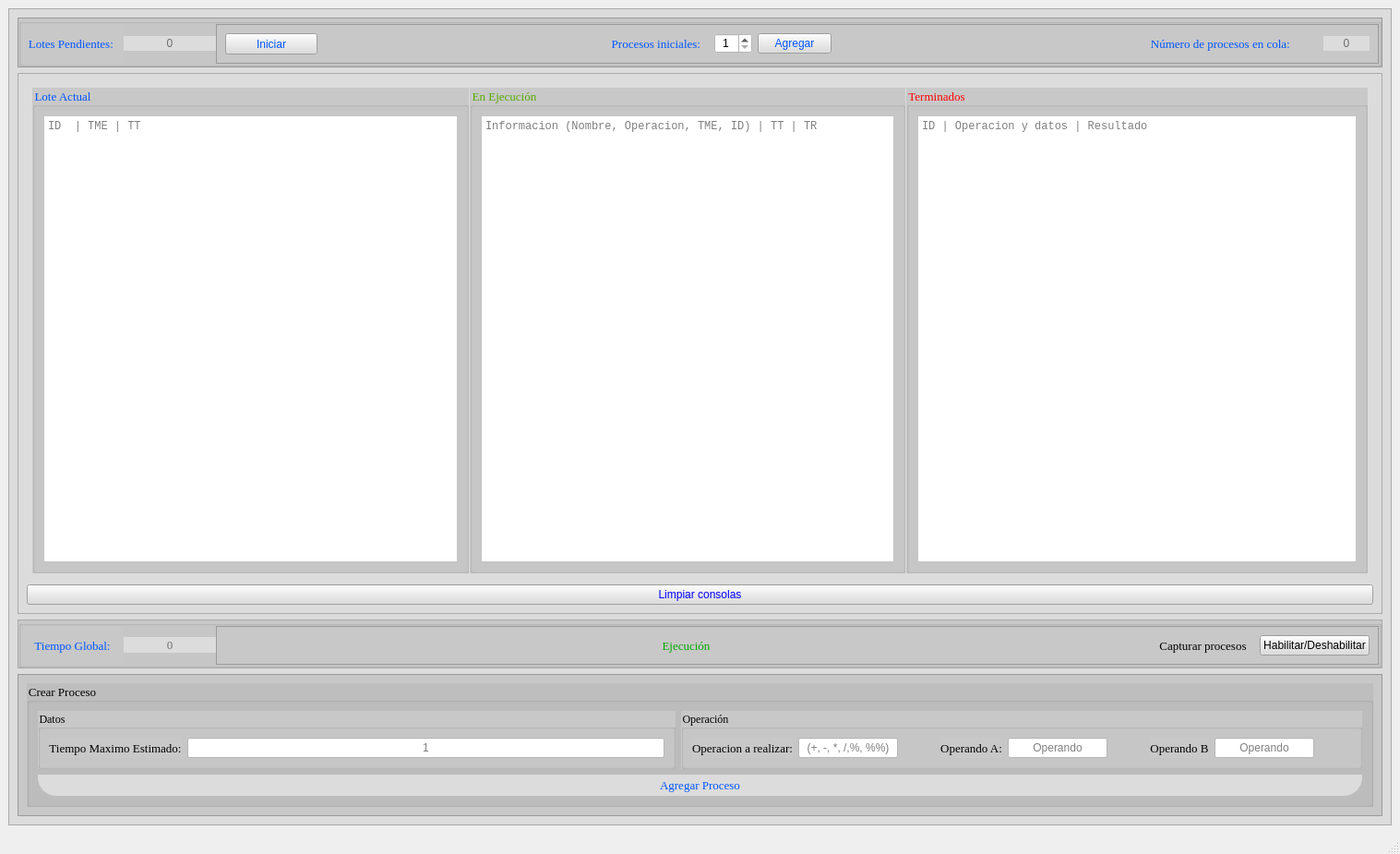
<?xml version="1.0" encoding="UTF-8"?>
<ui version="4.0">
 <class>MainWindow</class>
 <widget class="QMainWindow" name="MainWindow">
  <property name="geometry">
   <rect>
    <x>0</x>
    <y>0</y>
    <width>1517</width>
    <height>925</height>
   </rect>
  </property>
  <property name="windowTitle">
   <string>Simulador de procesos</string>
  </property>
  <widget class="QWidget" name="centralwidget">
   <layout class="QGridLayout" name="gridLayout">
    <item row="0" column="0">
     <widget class="QFrame" name="frame">
      <property name="styleSheet">
       <string notr="true">background-color: rgb(220, 220, 220);</string>
      </property>
      <property name="frameShape">
       <enum>QFrame::StyledPanel</enum>
      </property>
      <property name="frameShadow">
       <enum>QFrame::Raised</enum>
      </property>
      <layout class="QGridLayout" name="gridLayout_3">
       <item row="0" column="0">
        <layout class="QVBoxLayout" name="verticalLayout">
         <item>
          <widget class="QFrame" name="frame_2">
           <property name="styleSheet">
            <string notr="true">background-color: rgb(200, 200, 200);</string>
           </property>
           <property name="frameShape">
            <enum>QFrame::StyledPanel</enum>
           </property>
           <property name="frameShadow">
            <enum>QFrame::Raised</enum>
           </property>
           <layout class="QGridLayout" name="gridLayout_4">
            <property name="leftMargin">
             <number>0</number>
            </property>
            <property name="topMargin">
             <number>0</number>
            </property>
            <property name="rightMargin">
             <number>0</number>
            </property>
            <property name="bottomMargin">
             <number>0</number>
            </property>
            <property name="spacing">
             <number>0</number>
            </property>
            <item row="0" column="0">
             <widget class="QGroupBox" name="groupBox_4">
              <property name="minimumSize">
               <size>
                <width>0</width>
                <height>50</height>
               </size>
              </property>
              <property name="title">
               <string/>
              </property>
              <layout class="QHBoxLayout" name="horizontalLayout_4">
               <property name="spacing">
                <number>0</number>
               </property>
               <property name="leftMargin">
                <number>0</number>
               </property>
               <property name="topMargin">
                <number>0</number>
               </property>
               <property name="rightMargin">
                <number>0</number>
               </property>
               <property name="bottomMargin">
                <number>0</number>
               </property>
               <item>
                <layout class="QHBoxLayout" name="horizontalLayout_3">
                 <property name="spacing">
                  <number>0</number>
                 </property>
                 <item>
                  <widget class="QLabel" name="label">
                   <property name="minimumSize">
                    <size>
                     <width>111</width>
                     <height>0</height>
                    </size>
                   </property>
                   <property name="maximumSize">
                    <size>
                     <width>111</width>
                     <height>16777215</height>
                    </size>
                   </property>
                   <property name="font">
                    <font>
                     <family>Times New Roman</family>
                     <pointsize>10</pointsize>
                    </font>
                   </property>
                   <property name="styleSheet">
                    <string notr="true">color: rgb(0, 85, 255);</string>
                   </property>
                   <property name="text">
                    <string>Lotes Pendientes: </string>
                   </property>
                   <property name="alignment">
                    <set>Qt::AlignCenter</set>
                   </property>
                  </widget>
                 </item>
                 <item>
                  <widget class="QLineEdit" name="le_lotes">
                   <property name="minimumSize">
                    <size>
                     <width>100</width>
                     <height>0</height>
                    </size>
                   </property>
                   <property name="maximumSize">
                    <size>
                     <width>100</width>
                     <height>16777215</height>
                    </size>
                   </property>
                   <property name="styleSheet">
                    <string notr="true">background-color: rgb(220, 220, 220);</string>
                   </property>
                   <property name="frame">
                    <bool>false</bool>
                   </property>
                   <property name="alignment">
                    <set>Qt::AlignCenter</set>
                   </property>
                   <property name="readOnly">
                    <bool>true</bool>
                   </property>
                   <property name="placeholderText">
                    <string>0</string>
                   </property>
                  </widget>
                 </item>
                </layout>
               </item>
               <item>
                <widget class="QFrame" name="frame_5">
                 <property name="minimumSize">
                  <size>
                   <width>900</width>
                   <height>0</height>
                  </size>
                 </property>
                 <property name="frameShape">
                  <enum>QFrame::StyledPanel</enum>
                 </property>
                 <property name="frameShadow">
                  <enum>QFrame::Raised</enum>
                 </property>
                 <layout class="QHBoxLayout" name="horizontalLayout_13">
                  <item>
                   <widget class="QPushButton" name="pb_iniciar">
                    <property name="minimumSize">
                     <size>
                      <width>100</width>
                      <height>23</height>
                     </size>
                    </property>
                    <property name="styleSheet">
                     <string notr="true">
QPushButton {
   
	background-color: rgb(220, 220, 220);
	
	color: rgb(0, 85, 255);

}

QPushButton:hover {
    
	background-color: rgb(255, 255, 255);
}


QPushButton:pressed {
   
	background-color: rgb(190, 190, 190);
	
	color: rgb(0, 170, 0);
}</string>
                    </property>
                    <property name="text">
                     <string>Iniciar</string>
                    </property>
                    <property name="checkable">
                     <bool>false</bool>
                    </property>
                   </widget>
                  </item>
                  <item>
                   <spacer name="horizontalSpacer">
                    <property name="orientation">
                     <enum>Qt::Horizontal</enum>
                    </property>
                    <property name="sizeHint" stdset="0">
                     <size>
                      <width>200</width>
                      <height>20</height>
                     </size>
                    </property>
                   </spacer>
                  </item>
                  <item>
                   <widget class="QLabel" name="label_10">
                    <property name="minimumSize">
                     <size>
                      <width>111</width>
                      <height>0</height>
                     </size>
                    </property>
                    <property name="font">
                     <font>
                      <family>Times New Roman</family>
                      <pointsize>10</pointsize>
                     </font>
                    </property>
                    <property name="styleSheet">
                     <string notr="true">color: rgb(0, 85, 255);</string>
                    </property>
                    <property name="text">
                     <string>Procesos iniciales: </string>
                    </property>
                    <property name="alignment">
                     <set>Qt::AlignCenter</set>
                    </property>
                   </widget>
                  </item>
                  <item>
                   <widget class="QSpinBox" name="sb_num_procesos">
                    <property name="styleSheet">
                     <string notr="true">background-color: rgb(255, 255, 255);</string>
                    </property>
                    <property name="wrapping">
                     <bool>false</bool>
                    </property>
                    <property name="frame">
                     <bool>true</bool>
                    </property>
                    <property name="alignment">
                     <set>Qt::AlignCenter</set>
                    </property>
                    <property name="readOnly">
                     <bool>false</bool>
                    </property>
                    <property name="buttonSymbols">
                     <enum>QAbstractSpinBox::UpDownArrows</enum>
                    </property>
                    <property name="minimum">
                     <number>1</number>
                    </property>
                   </widget>
                  </item>
                  <item>
                   <widget class="QPushButton" name="pb_agregar_procesos">
                    <property name="styleSheet">
                     <string notr="true">
QPushButton {
   
	background-color: rgb(220, 220, 220);
	
	color: rgb(0, 85, 255);

}

QPushButton:hover {
    
	background-color: rgb(255, 255, 255);
}


QPushButton:pressed {
   
	background-color: rgb(190, 190, 190);
	
	color: rgb(0, 170, 0);
}</string>
                    </property>
                    <property name="text">
                     <string>Agregar</string>
                    </property>
                   </widget>
                  </item>
                  <item>
                   <spacer name="horizontalSpacer_6">
                    <property name="orientation">
                     <enum>Qt::Horizontal</enum>
                    </property>
                    <property name="sizeHint" stdset="0">
                     <size>
                      <width>40</width>
                      <height>20</height>
                     </size>
                    </property>
                   </spacer>
                  </item>
                  <item>
                   <layout class="QHBoxLayout" name="horizontalLayout_5">
                    <property name="spacing">
                     <number>0</number>
                    </property>
                    <item>
                     <widget class="QLabel" name="label_9">
                      <property name="minimumSize">
                       <size>
                        <width>111</width>
                        <height>0</height>
                       </size>
                      </property>
                      <property name="maximumSize">
                       <size>
                        <width>220</width>
                        <height>16777215</height>
                       </size>
                      </property>
                      <property name="font">
                       <font>
                        <family>Times New Roman</family>
                        <pointsize>10</pointsize>
                       </font>
                      </property>
                      <property name="styleSheet">
                       <string notr="true">color: rgb(0, 85, 255);</string>
                      </property>
                      <property name="text">
                       <string>Número de procesos en cola: </string>
                      </property>
                      <property name="alignment">
                       <set>Qt::AlignCenter</set>
                      </property>
                     </widget>
                    </item>
                    <item>
                     <widget class="QLineEdit" name="le_numero_procesos">
                      <property name="minimumSize">
                       <size>
                        <width>50</width>
                        <height>0</height>
                       </size>
                      </property>
                      <property name="maximumSize">
                       <size>
                        <width>50</width>
                        <height>16777215</height>
                       </size>
                      </property>
                      <property name="styleSheet">
                       <string notr="true">background-color: rgb(220, 220, 220);</string>
                      </property>
                      <property name="frame">
                       <bool>false</bool>
                      </property>
                      <property name="alignment">
                       <set>Qt::AlignCenter</set>
                      </property>
                      <property name="readOnly">
                       <bool>true</bool>
                      </property>
                      <property name="placeholderText">
                       <string>0</string>
                      </property>
                     </widget>
                    </item>
                   </layout>
                  </item>
                 </layout>
                </widget>
               </item>
              </layout>
             </widget>
            </item>
           </layout>
          </widget>
         </item>
         <item>
          <widget class="QFrame" name="frame_4">
           <property name="frameShape">
            <enum>QFrame::StyledPanel</enum>
           </property>
           <property name="frameShadow">
            <enum>QFrame::Raised</enum>
           </property>
           <layout class="QGridLayout" name="gridLayout_2">
            <item row="0" column="0">
             <layout class="QHBoxLayout" name="horizontalLayout">
              <property name="spacing">
               <number>1</number>
              </property>
              <property name="leftMargin">
               <number>6</number>
              </property>
              <property name="topMargin">
               <number>6</number>
              </property>
              <property name="rightMargin">
               <number>6</number>
              </property>
              <property name="bottomMargin">
               <number>6</number>
              </property>
              <item>
               <widget class="QGroupBox" name="groupBox">
                <property name="minimumSize">
                 <size>
                  <width>0</width>
                  <height>400</height>
                 </size>
                </property>
                <property name="maximumSize">
                 <size>
                  <width>495</width>
                  <height>800</height>
                 </size>
                </property>
                <property name="font">
                 <font>
                  <family>Times New Roman</family>
                  <pointsize>10</pointsize>
                 </font>
                </property>
                <property name="styleSheet">
                 <string notr="true">background-color: rgb(200, 200, 200);
color: rgb(0, 85, 255);</string>
                </property>
                <property name="title">
                 <string>Lote Actual</string>
                </property>
                <layout class="QGridLayout" name="gridLayout_6">
                 <item row="0" column="0">
                  <widget class="QPlainTextEdit" name="pte_lote_actual">
                   <property name="minimumSize">
                    <size>
                     <width>378</width>
                     <height>0</height>
                    </size>
                   </property>
                   <property name="maximumSize">
                    <size>
                     <width>1677777</width>
                     <height>16777215</height>
                    </size>
                   </property>
                   <property name="font">
                    <font>
                     <family>Courier New</family>
                     <pointsize>9</pointsize>
                    </font>
                   </property>
                   <property name="styleSheet">
                    <string notr="true">background-color: rgb(255, 255, 255);
color: rgb(0, 0, 0);</string>
                   </property>
                   <property name="placeholderText">
                    <string>ID  | TME | TT</string>
                   </property>
                  </widget>
                 </item>
                </layout>
               </widget>
              </item>
              <item>
               <widget class="QGroupBox" name="groupBox_2">
                <property name="minimumSize">
                 <size>
                  <width>400</width>
                  <height>400</height>
                 </size>
                </property>
                <property name="maximumSize">
                 <size>
                  <width>16777215</width>
                  <height>800</height>
                 </size>
                </property>
                <property name="font">
                 <font>
                  <family>Times New Roman</family>
                  <pointsize>10</pointsize>
                 </font>
                </property>
                <property name="styleSheet">
                 <string notr="true">background-color: rgb(200, 200, 200);
color: rgb(85, 170, 0);</string>
                </property>
                <property name="title">
                 <string>En Ejecución</string>
                </property>
                <layout class="QGridLayout" name="gridLayout_7">
                 <item row="0" column="0">
                  <widget class="QPlainTextEdit" name="pte_ejecucion">
                   <property name="font">
                    <font>
                     <family>Courier New</family>
                     <pointsize>9</pointsize>
                    </font>
                   </property>
                   <property name="styleSheet">
                    <string notr="true">background-color: rgb(255, 255, 255);
color: rgb(0, 0, 0);</string>
                   </property>
                   <property name="placeholderText">
                    <string>Informacion (Nombre, Operacion, TME, ID) | TT | TR</string>
                   </property>
                  </widget>
                 </item>
                </layout>
               </widget>
              </item>
              <item>
               <widget class="QGroupBox" name="groupBox_3">
                <property name="minimumSize">
                 <size>
                  <width>500</width>
                  <height>400</height>
                 </size>
                </property>
                <property name="maximumSize">
                 <size>
                  <width>16777215</width>
                  <height>800</height>
                 </size>
                </property>
                <property name="font">
                 <font>
                  <family>Times New Roman</family>
                  <pointsize>10</pointsize>
                 </font>
                </property>
                <property name="styleSheet">
                 <string notr="true">background-color: rgb(200, 200, 200);
color: rgb(255, 0, 0);</string>
                </property>
                <property name="title">
                 <string>Terminados</string>
                </property>
                <layout class="QGridLayout" name="gridLayout_8">
                 <item row="0" column="0">
                  <widget class="QPlainTextEdit" name="pte_terminados">
                   <property name="font">
                    <font>
                     <family>Courier New</family>
                     <pointsize>9</pointsize>
                    </font>
                   </property>
                   <property name="styleSheet">
                    <string notr="true">background-color: rgb(255, 255, 255);
color: rgb(0, 0, 0);</string>
                   </property>
                   <property name="placeholderText">
                    <string>ID | Operacion y datos | Resultado</string>
                   </property>
                  </widget>
                 </item>
                </layout>
               </widget>
              </item>
             </layout>
            </item>
            <item row="1" column="0">
             <widget class="QPushButton" name="btn_limpiar">
              <property name="styleSheet">
               <string notr="true">color: rgb(0, 0, 255);</string>
              </property>
              <property name="text">
               <string>Limpiar consolas</string>
              </property>
             </widget>
            </item>
           </layout>
          </widget>
         </item>
         <item>
          <widget class="QFrame" name="frame_3">
           <property name="frameShape">
            <enum>QFrame::StyledPanel</enum>
           </property>
           <property name="frameShadow">
            <enum>QFrame::Raised</enum>
           </property>
           <layout class="QGridLayout" name="gridLayout_5">
            <property name="leftMargin">
             <number>0</number>
            </property>
            <property name="topMargin">
             <number>0</number>
            </property>
            <property name="rightMargin">
             <number>0</number>
            </property>
            <property name="bottomMargin">
             <number>0</number>
            </property>
            <property name="spacing">
             <number>0</number>
            </property>
            <item row="0" column="0">
             <widget class="QGroupBox" name="groupBox_5">
              <property name="minimumSize">
               <size>
                <width>0</width>
                <height>50</height>
               </size>
              </property>
              <property name="styleSheet">
               <string notr="true">background-color: rgb(200, 200, 200);</string>
              </property>
              <property name="title">
               <string/>
              </property>
              <layout class="QHBoxLayout" name="horizontalLayout_7">
               <property name="spacing">
                <number>0</number>
               </property>
               <property name="leftMargin">
                <number>0</number>
               </property>
               <property name="topMargin">
                <number>0</number>
               </property>
               <property name="rightMargin">
                <number>0</number>
               </property>
               <property name="bottomMargin">
                <number>0</number>
               </property>
               <item>
                <layout class="QHBoxLayout" name="horizontalLayout_2">
                 <item>
                  <widget class="QLabel" name="label_2">
                   <property name="minimumSize">
                    <size>
                     <width>111</width>
                     <height>0</height>
                    </size>
                   </property>
                   <property name="maximumSize">
                    <size>
                     <width>111</width>
                     <height>16777215</height>
                    </size>
                   </property>
                   <property name="font">
                    <font>
                     <family>Times New Roman</family>
                     <pointsize>10</pointsize>
                    </font>
                   </property>
                   <property name="styleSheet">
                    <string notr="true">color: rgb(0, 85, 255);</string>
                   </property>
                   <property name="text">
                    <string>Tiempo Global:</string>
                   </property>
                   <property name="alignment">
                    <set>Qt::AlignCenter</set>
                   </property>
                  </widget>
                 </item>
                 <item>
                  <widget class="QLineEdit" name="le_tiempo_global">
                   <property name="minimumSize">
                    <size>
                     <width>100</width>
                     <height>0</height>
                    </size>
                   </property>
                   <property name="maximumSize">
                    <size>
                     <width>100</width>
                     <height>16777215</height>
                    </size>
                   </property>
                   <property name="font">
                    <font>
                     <family>Times New Roman</family>
                     <pointsize>10</pointsize>
                    </font>
                   </property>
                   <property name="styleSheet">
                    <string notr="true">background-color: rgb(220, 220, 220);</string>
                   </property>
                   <property name="frame">
                    <bool>false</bool>
                   </property>
                   <property name="alignment">
                    <set>Qt::AlignCenter</set>
                   </property>
                   <property name="readOnly">
                    <bool>true</bool>
                   </property>
                   <property name="placeholderText">
                    <string>0</string>
                   </property>
                  </widget>
                 </item>
                </layout>
               </item>
               <item>
                <widget class="QFrame" name="frame_6">
                 <property name="minimumSize">
                  <size>
                   <width>900</width>
                   <height>0</height>
                  </size>
                 </property>
                 <property name="frameShape">
                  <enum>QFrame::StyledPanel</enum>
                 </property>
                 <property name="frameShadow">
                  <enum>QFrame::Raised</enum>
                 </property>
                 <layout class="QHBoxLayout" name="horizontalLayout_6">
                  <item>
                   <spacer name="horizontalSpacer_2">
                    <property name="orientation">
                     <enum>Qt::Horizontal</enum>
                    </property>
                    <property name="sizeHint" stdset="0">
                     <size>
                      <width>200</width>
                      <height>20</height>
                     </size>
                    </property>
                   </spacer>
                  </item>
                  <item>
                   <widget class="QLabel" name="lb_pausa">
                    <property name="minimumSize">
                     <size>
                      <width>111</width>
                      <height>0</height>
                     </size>
                    </property>
                    <property name="font">
                     <font>
                      <family>Times New Roman</family>
                      <pointsize>10</pointsize>
                     </font>
                    </property>
                    <property name="styleSheet">
                     <string notr="true">color: rgb(0, 170, 0);</string>
                    </property>
                    <property name="text">
                     <string>Ejecución</string>
                    </property>
                    <property name="alignment">
                     <set>Qt::AlignCenter</set>
                    </property>
                   </widget>
                  </item>
                  <item>
                   <spacer name="horizontalSpacer_7">
                    <property name="orientation">
                     <enum>Qt::Horizontal</enum>
                    </property>
                    <property name="sizeHint" stdset="0">
                     <size>
                      <width>260</width>
                      <height>20</height>
                     </size>
                    </property>
                   </spacer>
                  </item>
                  <item>
                   <widget class="QLabel" name="label_11">
                    <property name="minimumSize">
                     <size>
                      <width>111</width>
                      <height>0</height>
                     </size>
                    </property>
                    <property name="font">
                     <font>
                      <family>Times New Roman</family>
                      <pointsize>10</pointsize>
                     </font>
                    </property>
                    <property name="styleSheet">
                     <string notr="true">color: rgb(0, 0, 0);</string>
                    </property>
                    <property name="text">
                     <string>Capturar procesos</string>
                    </property>
                    <property name="alignment">
                     <set>Qt::AlignCenter</set>
                    </property>
                   </widget>
                  </item>
                  <item>
                   <widget class="QPushButton" name="pb_capturar_procesos">
                    <property name="styleSheet">
                     <string notr="true">
QPushButton {
   
	background-color: rgb(220, 220, 220);
	
	
	color: rgb(0, 0, 0);

}

QPushButton:hover {
    
	background-color: rgb(255, 255, 255);
}


QPushButton:pressed {
   
	background-color: rgb(190, 190, 190);
	
	
	color: rgb(0, 0, 255);
}</string>
                    </property>
                    <property name="text">
                     <string>Habilitar/Deshabilitar</string>
                    </property>
                   </widget>
                  </item>
                 </layout>
                </widget>
               </item>
              </layout>
             </widget>
            </item>
           </layout>
          </widget>
         </item>
        </layout>
       </item>
       <item row="1" column="0">
        <widget class="QFrame" name="frame_7">
         <property name="minimumSize">
          <size>
           <width>0</width>
           <height>0</height>
          </size>
         </property>
         <property name="maximumSize">
          <size>
           <width>16777215</width>
           <height>180</height>
          </size>
         </property>
         <property name="styleSheet">
          <string notr="true">background-color: rgb(200, 200, 200);</string>
         </property>
         <property name="frameShape">
          <enum>QFrame::StyledPanel</enum>
         </property>
         <property name="frameShadow">
          <enum>QFrame::Raised</enum>
         </property>
         <layout class="QGridLayout" name="gridLayout_9">
          <item row="0" column="0">
           <widget class="QGroupBox" name="groupBox_6">
            <property name="minimumSize">
             <size>
              <width>100</width>
              <height>0</height>
             </size>
            </property>
            <property name="maximumSize">
             <size>
              <width>16777215</width>
              <height>170</height>
             </size>
            </property>
            <property name="font">
             <font>
              <family>Times New Roman</family>
              <pointsize>10</pointsize>
             </font>
            </property>
            <property name="styleSheet">
             <string notr="true">background-color: rgb(190, 190, 190);</string>
            </property>
            <property name="title">
             <string>Crear Proceso</string>
            </property>
            <layout class="QGridLayout" name="gridLayout_10">
             <item row="1" column="0">
              <widget class="QGroupBox" name="groupBox_8">
               <property name="font">
                <font>
                 <family>Times New Roman</family>
                </font>
               </property>
               <property name="styleSheet">
                <string notr="true">background-color: rgb(200, 200, 200);</string>
               </property>
               <property name="title">
                <string>Datos</string>
               </property>
               <layout class="QGridLayout" name="gridLayout_11">
                <item row="0" column="0">
                 <layout class="QHBoxLayout" name="horizontalLayout_8">
                  <item>
                   <layout class="QVBoxLayout" name="verticalLayout_2">
                    <item>
                     <widget class="QLabel" name="label_5">
                      <property name="maximumSize">
                       <size>
                        <width>16777215</width>
                        <height>50</height>
                       </size>
                      </property>
                      <property name="font">
                       <font>
                        <family>Times New Roman</family>
                        <pointsize>10</pointsize>
                       </font>
                      </property>
                      <property name="text">
                       <string>Tiempo Maximo Estimado:</string>
                      </property>
                      <property name="alignment">
                       <set>Qt::AlignCenter</set>
                      </property>
                     </widget>
                    </item>
                   </layout>
                  </item>
                  <item>
                   <layout class="QVBoxLayout" name="verticalLayout_3">
                    <item>
                     <widget class="QLineEdit" name="le_tiempo_max">
                      <property name="enabled">
                       <bool>true</bool>
                      </property>
                      <property name="styleSheet">
                       <string notr="true">background-color: rgb(255, 255, 255);</string>
                      </property>
                      <property name="text">
                       <string notr="true"/>
                      </property>
                      <property name="maxLength">
                       <number>10</number>
                      </property>
                      <property name="frame">
                       <bool>true</bool>
                      </property>
                      <property name="alignment">
                       <set>Qt::AlignCenter</set>
                      </property>
                      <property name="placeholderText">
                       <string>1</string>
                      </property>
                      <property name="clearButtonEnabled">
                       <bool>true</bool>
                      </property>
                     </widget>
                    </item>
                   </layout>
                  </item>
                 </layout>
                </item>
               </layout>
              </widget>
             </item>
             <item row="1" column="1">
              <widget class="QGroupBox" name="groupBox_7">
               <property name="font">
                <font>
                 <family>Times New Roman</family>
                </font>
               </property>
               <property name="styleSheet">
                <string notr="true">background-color: rgb(200, 200, 200);</string>
               </property>
               <property name="title">
                <string>Operación</string>
               </property>
               <layout class="QHBoxLayout" name="horizontalLayout_12">
                <item>
                 <layout class="QHBoxLayout" name="horizontalLayout_11">
                  <item>
                   <widget class="QLabel" name="label_4">
                    <property name="maximumSize">
                     <size>
                      <width>16777215</width>
                      <height>50</height>
                     </size>
                    </property>
                    <property name="font">
                     <font>
                      <family>Times New Roman</family>
                      <pointsize>10</pointsize>
                     </font>
                    </property>
                    <property name="text">
                     <string>Operacion a realizar:</string>
                    </property>
                    <property name="alignment">
                     <set>Qt::AlignCenter</set>
                    </property>
                   </widget>
                  </item>
                  <item>
                   <widget class="QLineEdit" name="le_operador">
                    <property name="styleSheet">
                     <string notr="true">background-color: rgb(255, 255, 255);</string>
                    </property>
                    <property name="frame">
                     <bool>true</bool>
                    </property>
                    <property name="alignment">
                     <set>Qt::AlignCenter</set>
                    </property>
                    <property name="placeholderText">
                     <string>(+, -, *, /,%, %%)</string>
                    </property>
                    <property name="clearButtonEnabled">
                     <bool>true</bool>
                    </property>
                   </widget>
                  </item>
                 </layout>
                </item>
                <item>
                 <spacer name="horizontalSpacer_3">
                  <property name="orientation">
                   <enum>Qt::Horizontal</enum>
                  </property>
                  <property name="sizeHint" stdset="0">
                   <size>
                    <width>40</width>
                    <height>20</height>
                   </size>
                  </property>
                 </spacer>
                </item>
                <item>
                 <layout class="QHBoxLayout" name="horizontalLayout_9">
                  <item>
                   <widget class="QLabel" name="label_7">
                    <property name="font">
                     <font>
                      <family>Times New Roman</family>
                      <pointsize>10</pointsize>
                     </font>
                    </property>
                    <property name="text">
                     <string>Operando A:</string>
                    </property>
                    <property name="alignment">
                     <set>Qt::AlignCenter</set>
                    </property>
                   </widget>
                  </item>
                  <item>
                   <widget class="QLineEdit" name="le_operando_a">
                    <property name="styleSheet">
                     <string notr="true">background-color: rgb(255, 255, 255);</string>
                    </property>
                    <property name="frame">
                     <bool>true</bool>
                    </property>
                    <property name="alignment">
                     <set>Qt::AlignCenter</set>
                    </property>
                    <property name="placeholderText">
                     <string>Operando</string>
                    </property>
                   </widget>
                  </item>
                 </layout>
                </item>
                <item>
                 <spacer name="horizontalSpacer_4">
                  <property name="orientation">
                   <enum>Qt::Horizontal</enum>
                  </property>
                  <property name="sizeHint" stdset="0">
                   <size>
                    <width>40</width>
                    <height>20</height>
                   </size>
                  </property>
                 </spacer>
                </item>
                <item>
                 <layout class="QHBoxLayout" name="horizontalLayout_10">
                  <item>
                   <widget class="QLabel" name="label_8">
                    <property name="font">
                     <font>
                      <family>Times New Roman</family>
                      <pointsize>10</pointsize>
                     </font>
                    </property>
                    <property name="text">
                     <string>Operando B</string>
                    </property>
                    <property name="alignment">
                     <set>Qt::AlignCenter</set>
                    </property>
                   </widget>
                  </item>
                  <item>
                   <widget class="QLineEdit" name="le_operando_b">
                    <property name="styleSheet">
                     <string notr="true">background-color: rgb(255, 255, 255);</string>
                    </property>
                    <property name="frame">
                     <bool>true</bool>
                    </property>
                    <property name="alignment">
                     <set>Qt::AlignCenter</set>
                    </property>
                    <property name="placeholderText">
                     <string>Operando</string>
                    </property>
                   </widget>
                  </item>
                 </layout>
                </item>
                <item>
                 <spacer name="horizontalSpacer_5">
                  <property name="orientation">
                   <enum>Qt::Horizontal</enum>
                  </property>
                  <property name="sizeHint" stdset="0">
                   <size>
                    <width>40</width>
                    <height>20</height>
                   </size>
                  </property>
                 </spacer>
                </item>
               </layout>
              </widget>
             </item>
             <item row="2" column="0" colspan="2">
              <widget class="QPushButton" name="pb_agregar">
               <property name="minimumSize">
                <size>
                 <width>1204</width>
                 <height>23</height>
                </size>
               </property>
               <property name="font">
                <font>
                 <family>Times New Roman</family>
                 <pointsize>10</pointsize>
                </font>
               </property>
               <property name="styleSheet">
                <string notr="true">
QPushButton {
   
	background-color: rgb(220, 220, 220);
	border-bottom-left-radius: 20px;
    border-bottom-right-radius: 20px;
	
	color: rgb(0, 85, 255);
}

QPushButton:hover {
    
	background-color: rgb(255, 255, 255);
}


QPushButton:pressed {
   
	background-color: rgb(190, 190, 190);
	
	color: rgb(0, 170, 0);
}</string>
               </property>
               <property name="text">
                <string>Agregar Proceso</string>
               </property>
              </widget>
             </item>
            </layout>
           </widget>
          </item>
         </layout>
        </widget>
       </item>
      </layout>
     </widget>
    </item>
   </layout>
  </widget>
  <widget class="QMenuBar" name="menubar">
   <property name="geometry">
    <rect>
     <x>0</x>
     <y>0</y>
     <width>1517</width>
     <height>21</height>
    </rect>
   </property>
  </widget>
  <widget class="QStatusBar" name="statusbar"/>
 </widget>
 <resources/>
 <connections/>
</ui>
